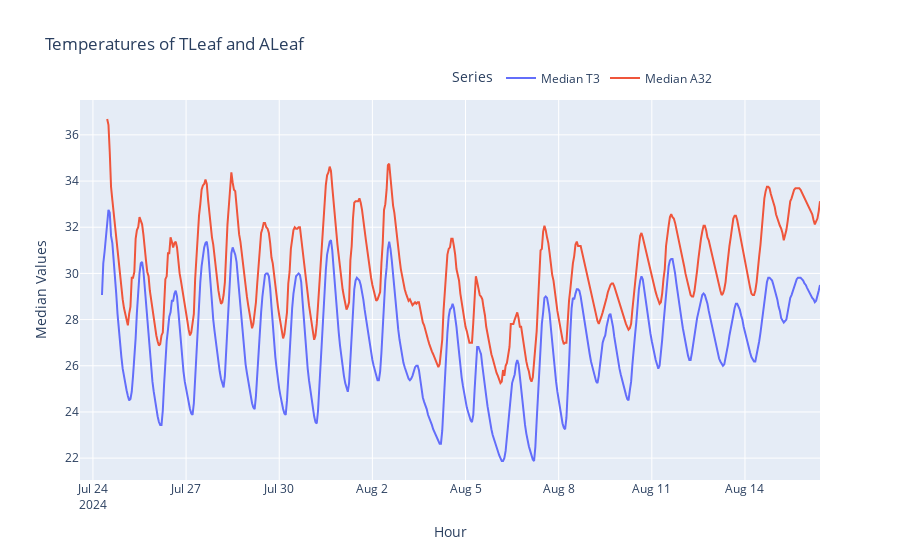

Source (notebook cell):
### Code cell
# Example usage
plot_median_series(df, 'median_T3', 'median_A32')

### Figure 1 — Plotly figure (JSON) as saved in the notebook; plotly's stock layout.template omitted (floating-point values rounded to 4 significant figures; data arrays with more than 128 entries replaced by an {"elided": "..."} marker saying what was removed)
{"data": [{"mode": "lines", "name": "Median T3", "type": "scatter", "x": {"elided": "573 str values"}, "y": {"elided": "573 float values"}}, {"mode": "lines", "name": "Median A32", "type": "scatter", "x": {"elided": "573 str values"}, "y": {"elided": "573 float values"}}], "layout": {"hovermode": "x unified", "legend": {"orientation": "h", "title": {"text": "Series"}, "x": 0.5, "xanchor": "left", "y": 1.02, "yanchor": "bottom"}, "title": {"text": "Temperatures of TLeaf and ALeaf"}, "xaxis": {"title": {"text": "Hour"}}, "yaxis": {"title": {"text": "Median Values"}}}}
